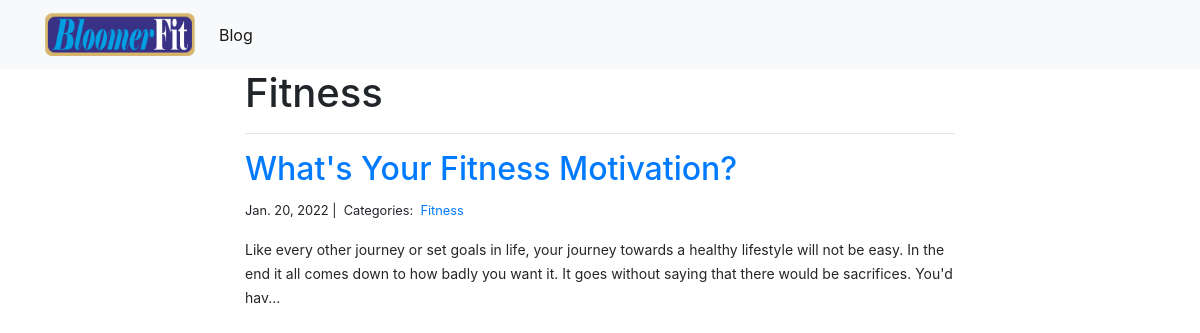
The page /blog/Fitness/ on the database its author committed.
### blog/models.py (models this page shows, shortened)
class Category(models.Model):
    name = models.CharField(max_length=20)

class Post(models.Model):
    title = models.CharField(max_length=255)
    body = HTMLField()
    created_on = models.DateTimeField(auto_now_add=True)
    last_modified = models.DateTimeField(auto_now=True)
    categories = models.ManyToManyField('Category', related_name='posts')
    image = models.FilePathField(path="C:/Users/USER/Desktop/bloomerfit/bloomerfit/user/static/user/images")

### blog/views.py (the view)
# urls.py: path("<category>/", views.blog_category, name="blog_category")
def blog_category(request, category):
    posts = Post.objects.filter(
        categories__name__contains=category
    ).order_by(
        '-created_on'
    )
    context = {
        "category": category,
        "posts": posts
    }
    return render(request, "blog/blog_category.html", context)

### blog/templates/blog/blog_category.html
{% extends "blog/base.html" %}
{% block body %}
<div class="col-md-8 offset-md-2">
    <h1>{{ category | title }}</h1>
    <hr>
    {% for post in posts %}
        <h2><a href="{% url 'blog:blog_detail' post.pk %}">{{ post.title }}</a></h2>
        <small>
            {{ post.created_on.date }} |&nbsp;
            Categories:&nbsp;
            {% for category in post.categories.all %}
            <a href="{% url 'blog:blog_category' category.name %}">
                {{ category.name }}
            </a>&nbsp;
            {% endfor %}
        </small>
        <p>{{ post.body| safe | slice:":400" }}...</p>
    {% endfor %}
</div>
{% endblock %}

### rows shown on the page
Category: name "Fitness"
Post: title "What's Your Fitness Motivation?", created_on "Jan. 20, 2022", body "Like every other journey or set goals in life, your journey towards a healthy lifestyle will not be easy. In the end it all comes down to how badly you want it. It goes without saying that there would be sacrifices. You'd hav"
